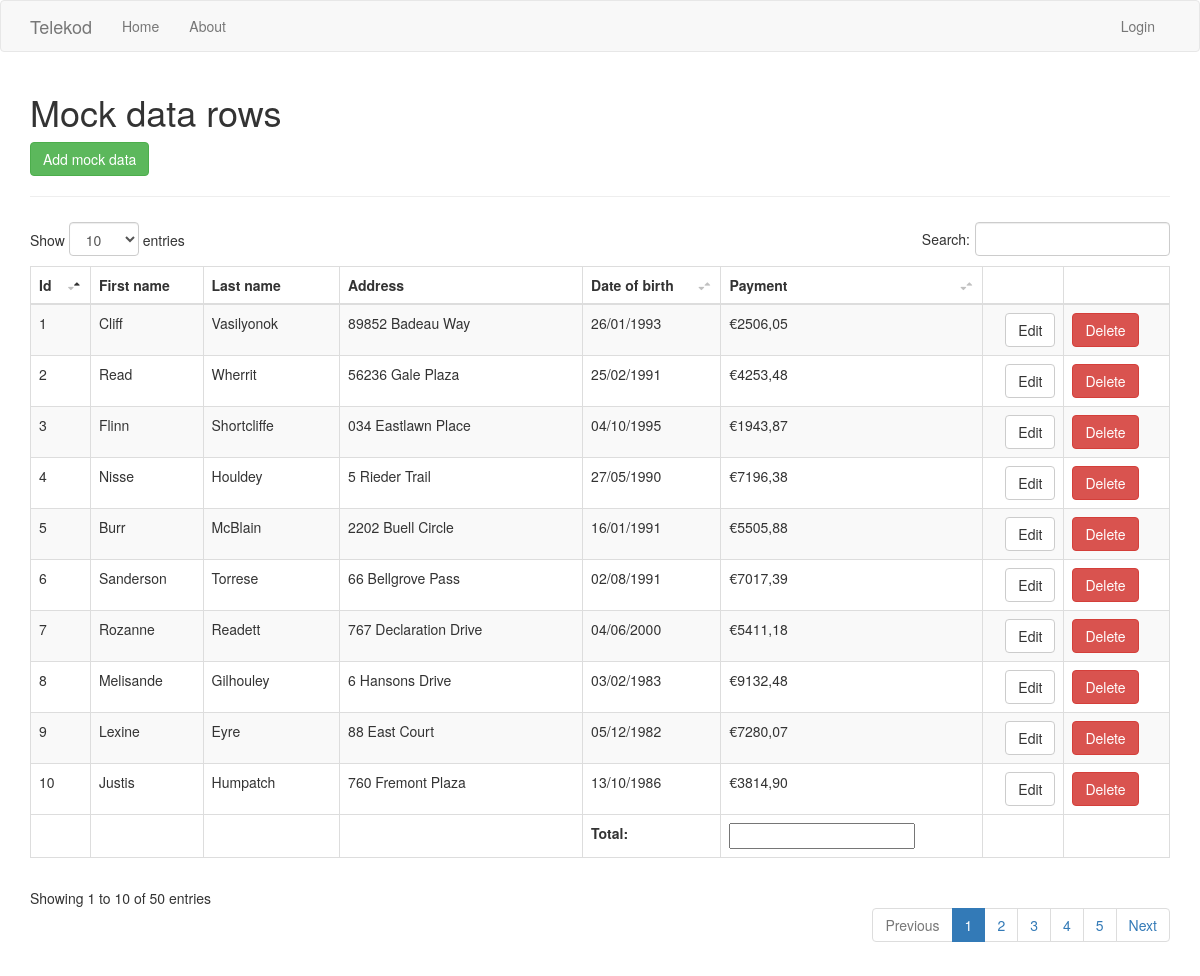
/mockdata, run on the app's committed database.
### tables this page shows
CREATE TABLE "mock_data" (
	`id`	INTEGER NOT NULL,
	`first_name`	TEXT NOT NULL,
	`last_name`	TEXT NOT NULL,
	`address`	TEXT NOT NULL,
	`date_of_birth`	TEXT NOT NULL,
	`payment`	TEXT NOT NULL,
	PRIMARY KEY(`id`)
);

### Telekod/main/routes.py (the view)
@main.route('/mockdata', methods=['GET', 'POST'])
def mockdata():
    populate_table_from_json()
    try:
        conn = sqlite3.connect("telekod.db")
        c = conn.cursor()
        result_cat = c.execute("SELECT * FROM mock_data order by id")
        if result_cat:
            mockdatarows = c.fetchall()
            return render_template('mockdata.html', mockdatarows=mockdatarows)
        conn.close()
    except Error as e:
        print(e)

### Telekod/main/routes.py (called while the page is built, shortened)
def populate_table_from_json():
    try:
        conn = sqlite3.connect("telekod.db")
        c = conn.cursor()
        result_mockdata = c.execute("SELECT count(*) FROM mock_data")
        property_count = result_mockdata.fetchone()[0]
        print(property_count)
    except Error as e:
        print(e)

### Telekod/templates/mockdata.html (shortened to what this page needs)
{% extends "layout.html" %}
{% block body %}
  <h1>Mock data rows</h1>
  <a class="btn btn-success" href="/mockdata_add">Add mock data</a>
  <hr>
  <table id="dtBasicExample" class="table table-striped table-bordered table-sm" cellspacing="0" width="100%">
  <thead>
    <tr>
      <th class="th-sm">Id</th>
      <th class="th-sm">First name</th>
      <th class="th-sm">Last name</th>
      <th class="th-sm">Address</th>
      <th class="th-sm">Date of birth</th>
      <th class="th-sm">Payment</th>
      <th></th>
      <th></th>
    </tr>
    </thead>
    <tbody>
    {% for mockdatarow in mockdatarows %}
      <tr>
        <td>{{mockdatarow[0]}}</td>
        <td>{{mockdatarow[1]}}</td>
        <td>{{mockdatarow[2]}}</td>
        <td>{{mockdatarow[3]}}</td>
        <td>{{mockdatarow[4]}}</td>
        <td><input type="hidden" class="subtot" value={{mockdatarow[5]}} name="subtot" readonly="readonly">{{mockdatarow[5]}}</td>
        <td><a href="mockdata_edit/{{mockdatarow[0]}}" class="btn btn-default pull-right">Edit</a></td>
        <td>
          <form action="{{url_for('main.mockdata_delete', md_id=mockdatarow[0])}}" method="post">
            <input type="submit" value="Delete" class="btn btn-danger">
          </form>
        </td>
      </tr>
    {% endfor %}
    </tbody>
    <tfoot>
      <tr>
        <th></th>
        <th></th>
        <th></th>
        <th></th>
        <th>Total:</th>
        <th><input type="text" class="grdtot" name="" readonly="readonly"></th>
        <th></th>
        <th></th>
      </tr>
    </tfoot>
  </table>
{% endblock %}

### Telekod/templates/layout.html (shortened to what this page needs)
<!DOCTYPE html>
<html>
  <head>
    <link rel="stylesheet" href="https://maxcdn.bootstrapcdn.com/bootstrap/3.3.7/css/bootstrap.min.css">
    <link rel="stylesheet" href="https://use.fontawesome.com/releases/v5.7.0/css/all.css">
    <link href="static/css/addons/datatables.min.css" rel="stylesheet">
  </head>
  <body>
    {% include 'includes/_navbar.html' %}
    <div class="container">
      {% block body %}{% endblock %}
    </div>
     </body>
</html>

### Telekod/templates/includes/_navbar.html (shortened to what this page needs)
<nav class="navbar navbar-default">
      <div class="container">
        <div class="navbar-header">
          <a class="navbar-brand" href="#">Telekod</a>
        </div>
        <div id="navbar" class="collapse navbar-collapse">
          <ul class="nav navbar-nav">
            <li><a href="/">Home</a></li>
            <li><a href="/about">About</a></li>
          </ul>
          <ul class="nav navbar-nav navbar-right">
            {% if session.logged_in %}
              <li><a href="{{ url_for('main.dashboard') }}">Dashboard</a></li>
              <li><a href="{{ url_for('auth.logout') }}">Logout</a></li>
            {% else %}
              <li><a href="{{ url_for('auth.login') }}">Login</a></li>
            {% endif %}
          </ul>
        </div>
      </div>
    </nav>

### data on the page
mock_data: id "1", first_name "Cliff", last_name "Vasilyonok", address "89852 Badeau Way", date_of_birth "26/01/1993", payment "€2506,05"
mock_data: id "2", first_name "Read", last_name "Wherrit", address "56236 Gale Plaza", date_of_birth "25/02/1991", payment "€4253,48"
mock_data: id "3", first_name "Flinn", last_name "Shortcliffe", address "034 Eastlawn Place", date_of_birth "04/10/1995", payment "€1943,87"
mock_data: id "4", first_name "Nisse", last_name "Houldey", address "5 Rieder Trail", date_of_birth "27/05/1990", payment "€7196,38"
mock_data: id "5", first_name "Burr", last_name "McBlain", address "2202 Buell Circle", date_of_birth "16/01/1991", payment "€5505,88"
mock_data: id "6", first_name "Sanderson", last_name "Torrese", address "66 Bellgrove Pass", date_of_birth "02/08/1991", payment "€7017,39"
mock_data: id "7", first_name "Rozanne", last_name "Readett", address "767 Declaration Drive", date_of_birth "04/06/2000", payment "€5411,18"
mock_data: id "8", first_name "Melisande", last_name "Gilhouley", address "6 Hansons Drive", date_of_birth "03/02/1983", payment "€9132,48"
mock_data: id "9", first_name "Lexine", last_name "Eyre", address "88 East Court", date_of_birth "05/12/1982", payment "€7280,07"
mock_data: id "10", first_name "Justis", last_name "Humpatch", address "760 Fremont Plaza", date_of_birth "13/10/1986", payment "€3814,90"
